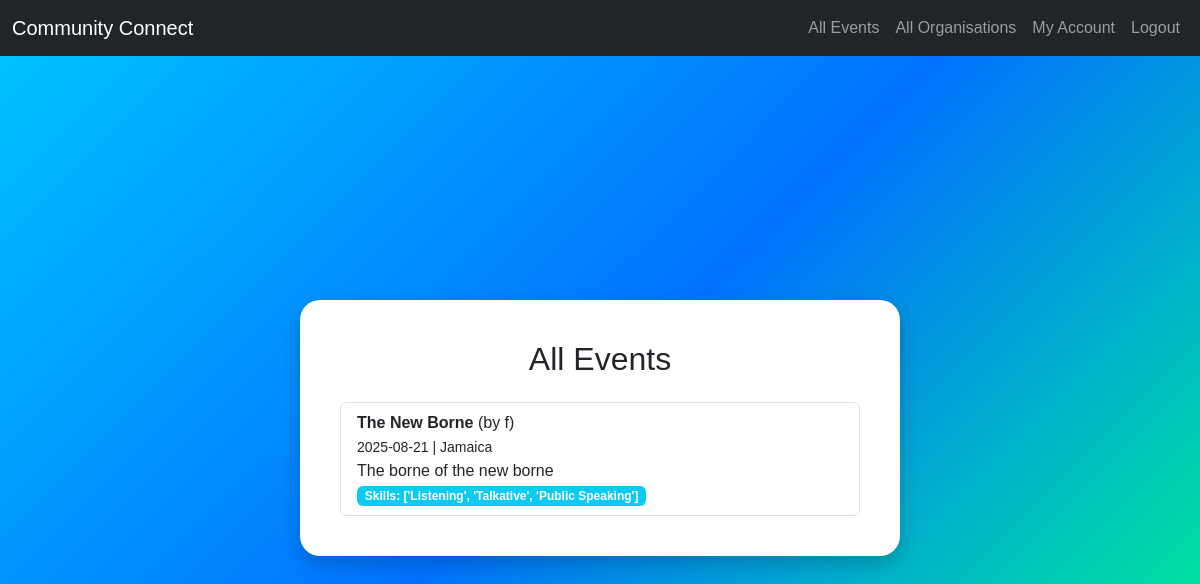
The app's page /events (signed in), older data.
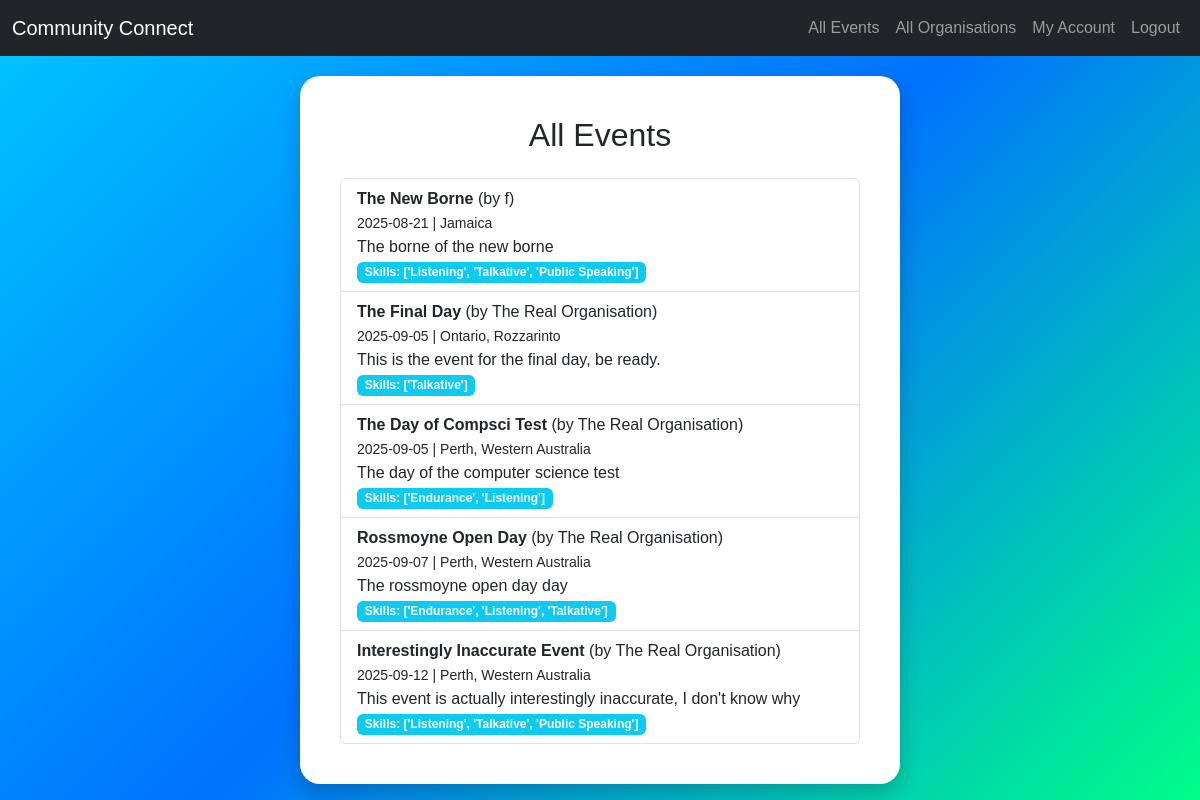
The same page, newer data.
### tables this page shows
CREATE TABLE event (
            event_id INTEGER PRIMARY KEY AUTOINCREMENT,
            organisation_id INTEGER NOT NULL,
            title TEXT NOT NULL,
            description TEXT,
            event_date TIMESTAMP NOT NULL,
            location TEXT,
            max_volunteers INTEGER,
            FOREIGN KEY (organisation_id) REFERENCES organisation(organisation_id) ON DELETE CASCADE
        );

CREATE TABLE organisation (
            organisation_id INTEGER PRIMARY KEY AUTOINCREMENT,
            user_id INTEGER NOT NULL,
            name TEXT NOT NULL,
            description TEXT,
            address TEXT,
            website_url TEXT,
            FOREIGN KEY (user_id) REFERENCES user(user_id) ON DELETE CASCADE
        );

### app.py (the view)
@app.route("/events")
def events():
    if 'user_id' not in session:
        flash("You must be logged in to view events.", "warning")
        return redirect(url_for('login')) # Redirect the user to the login page
    conn = get_db()
    cursor = conn.cursor()
    cursor.execute('''SELECT e.*, o.name, o.user_id FROM event e JOIN organisation o ON e.organisation_id = o.organisation_id''')
    events = cursor.fetchall() # Get all the rows
    event_data = []
    for e in events:
        cursor.execute('''SELECT s.name FROM event_skill es JOIN skill s ON es.skill_id = s.skill_id WHERE es.event_id = ?''', (e['event_id'],))
        skills = [row['name'] for row in cursor.fetchall()] # Extracts skill name from every row
        event_data.append({**dict(e), "skills": skills}) # Append to the event_data list, as dictionaries as sub-arrays
    conn.close()
    return render_template("events.html", events=event_data, role=session.get('role')) # Render the actual events website

### models.py (called while the page is built)
def get_db():
    conn = sqlite3.connect(db_path) # Create connection between database and flask
    conn.row_factory = sqlite3.Row # Allows fetching rows as dictionaries
    return conn

### templates/events.html (shortened to what this page needs)
{% extends "layout.html" %}
{% block content %}
<div class="bubble-container">
  <div class="bubble">
    <h2 class="text-center mb-4">All Events</h2>
    <ul class="list-group">
      {% for e in events %}
        <li class="list-group-item">
          <strong>{{ e.title }}</strong> (by {{ e.name }})<br>
          <small>{{ e.event_date }} | {{ e.location }}</small><br>
          <span>{{ e.description }}</span><br>
          {% if e.skills %}
            <span class="badge bg-info">Skills: {{ e.skills }}</span>
            {% endif %}
        </li>
      {% else %}
        <li class="list-group-item">No events available yet.</li>
      {% endfor %}
    </ul>
  </div>
</div>
{% endblock %}

### templates/layout.html (shortened to what this page needs)
<!DOCTYPE html>
<html lang="en">
<head>
    <link rel="stylesheet" href="https://cdn.jsdelivr.net/npm/bootstrap@5.3.0/dist/css/bootstrap.min.css">
</head>
<body>
    <nav class="navbar navbar-expand-lg navbar-dark bg-dark">
    <div class="container-fluid">
        <a class="navbar-brand" href="{{ url_for('index') }}">Community Connect</a>
        <div class="collapse navbar-collapse">
        <ul class="navbar-nav ms-auto">
            {% if not session.get('user_id') %}
            <li class="nav-item"><a class="nav-link" href="{{ url_for('register') }}">Sign Up</a></li>
            <li class="nav-item"><a class="nav-link" href="{{ url_for('login') }}">Login</a></li>
            {% else %}
            <li class="nav-item"><a class="nav-link" href="{{ url_for('events') }}">All Events</a></li>
            {% if session.get('role') == 'organisation' %}
                <li class="nav-item"><a class="nav-link" href="{{ url_for('all_volunteers') }}">All Volunteers</a></li>
            {% elif session.get('role') == 'volunteer' %}
                <li class="nav-item"><a class="nav-link" href="{{ url_for('all_organisations') }}">All Organisations</a></li>
            {% endif %}
            <li class="nav-item"><a class="nav-link" href="{{ url_for('my_account') }}">My Account</a></li>
            <li class="nav-item"><a class="nav-link" href="{{ url_for('logout') }}">Logout</a></li>
            {% endif %}
        </ul>
        </div>
    </div>
    </nav>
    {% block content %}{% endblock %}
</body>
</html>

### templates/layout.html (style rules this page uses)
body { background: linear-gradient(135deg, #00c6ff, #0072ff, #00ff88); min-height: 100vh; margin: 0; font-family: Arial, sans-serif; }
.bubble-container { min-height: calc(100vh - 56px); display: flex; justify-content: center; align-items: center; padding: 20px; }
.bubble { background: white; border-radius: 20px; padding: 40px; box-shadow: 0px 8px 20px rgba(0, 0, 0, 0.2); max-width: 600px; width: 100%; }

Row changes from the older to the newer data that the page shows:
added event: title "The Final Day", name "The Real Organisation", event_date "2025-09-05", location "Ontario, Rozzarinto", description "This is the event for the final day, be ready.", skills "['Talkative']"
added event: title "The Day of Compsci Test", name "The Real Organisation", event_date "2025-09-05", location "Perth, Western Australia", description "The day of the computer science test", skills "['Endurance', 'Listening']"
added event: title "Rossmoyne Open Day", name "The Real Organisation", event_date "2025-09-07", location "Perth, Western Australia", description "The rossmoyne open day day", skills "['Endurance', 'Listening', 'Talkative']"
added event: title "Interestingly Inaccurate Event", name "The Real Organisation", event_date "2025-09-12", location "Perth, Western Australia", description "This event is actually interestingly inaccurate, I don't know why", skills "['Listening', 'Talkative', 'Public Speaking']"
